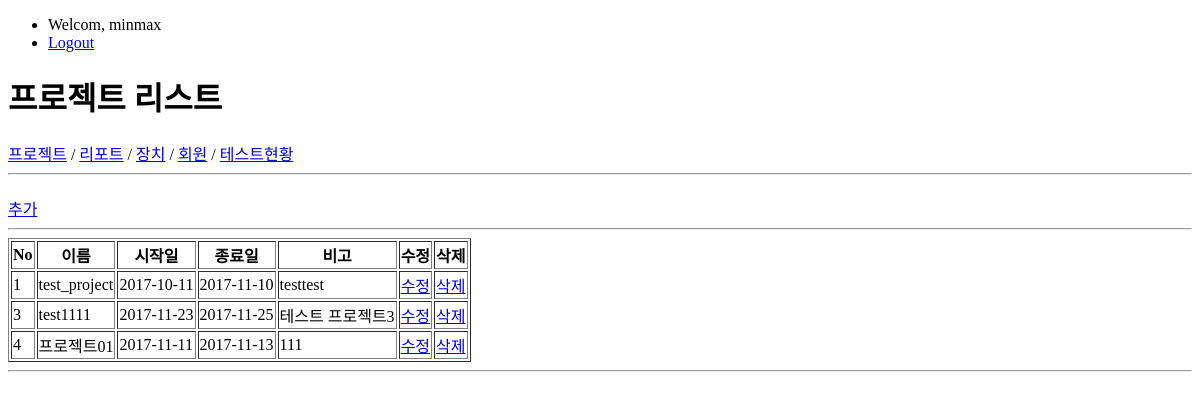
Page /project/ (signed in) on the earlier database version.
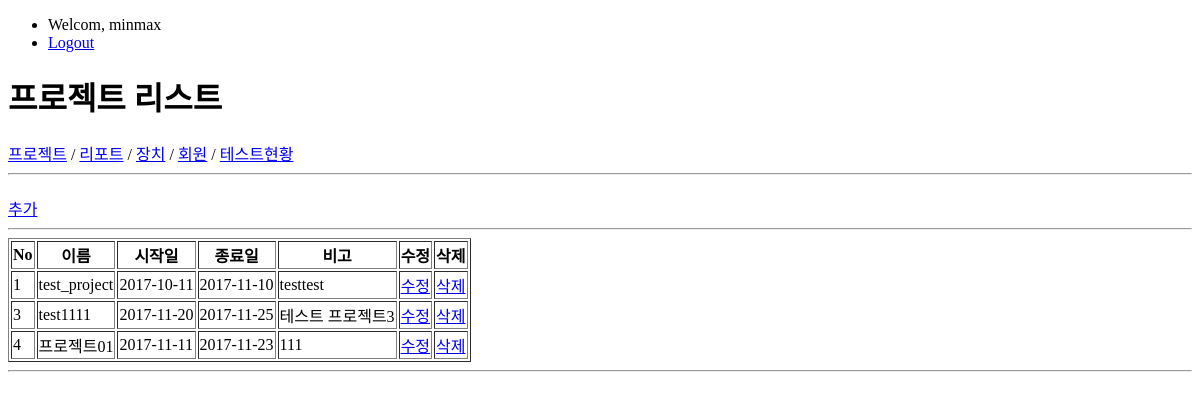
Same page on the later database version.
### project/models.py (models this page shows, shortened)
class Project(models.Model):
    name = models.CharField(max_length=200)
    start_date = models.CharField(max_length=200)
    end_date = models.CharField(max_length=200)
    comment = models.TextField(null=True,blank=True)

### project/views.py (the view)
@login_required
def project_list(request):
    projects = Project.objects.all()
    param = {
        'title':"프로젝트 리스트",
        'projects':projects
        }
    return render(request, 'project_list.html', param)

### project/templates/project_list.html (shortened to what this page needs)
{% extends 'base.html' %}
{% load staticfiles %}
{% block contents %}
<link rel='stylesheet' href='{% static 'fullcalendar/dist/fullcalendar.css' %}'/>
<a href="{% url 'project:project_add' %}">추가</a>
<hr>
<div>
    <table border='1'>
            <thead >
                <tr>
                    <th>No</th>
                    <th>이름</th>
                    <th>시작일</th>
                    <th>종료일</th>
                    <th>비고</th>
                    <th>수정</th>
                    <th>삭제</th>
                </tr>
            </thead>
            <tbody>
                {% for project in projects %}
                <tr>
                    <td>{{project.id}}</td>
                    <td>{{project.name}}</td>
                    <td>{{project.start_date}}</td>
                    <td>{{project.end_date}}</td>
                    <td>{{project.comment}}</td>
                    <td><a href="{% url 'project:project_update' project.id %}">수정</a></td>
                    <td><a href="{% url 'project:project_delete' project.id %}">삭제</a></td>
                </tr>
                {% endfor %}
            </tbody>
        </table>
</div>
{% endblock %}

### templates/base.html (shortened to what this page needs)
<!DOCTYPE html>
<html lang="ko">
    <head>
    </head>
    <body>
        <nav>
            <ul>
                {% if user.is_active %}
                    <li>Welcom, {{user.get_username}}</li>
                    <li><a href="{% url 'logout' %}">Logout</a></li>
                {% else %}
                    <li><a href="{% url 'login' %}">Login</a></li>
                    <li><a href="{% url 'register' %}">회원가입</a></li>
                {% endif %}
            </ul>
        </nav>
        <h1>{{ title }}</h1>
        <a href="{% url 'project:project_list' %}">프로젝트</a> /
        <a href="{% url 'report:report_list' %}">리포트</a> /
        <a href="{% url 'device:device_list' %}">장치</a> /
        <a href="{% url 'member:member_list' %}">회원</a> /
        <a href="{% url 'testcase:testcase_list' %}">테스트현황</a>
        <hr>
        {% block contents %}
        {% endblock %}
    </body>
    <footer>
        <hr>
    </footer>
</html>

Differences in the rows shown:
changed Project "test1111": start_date "2017-11-23" → "2017-11-20"
changed Project "프로젝트01": end_date "2017-11-13" → "2017-11-23"
